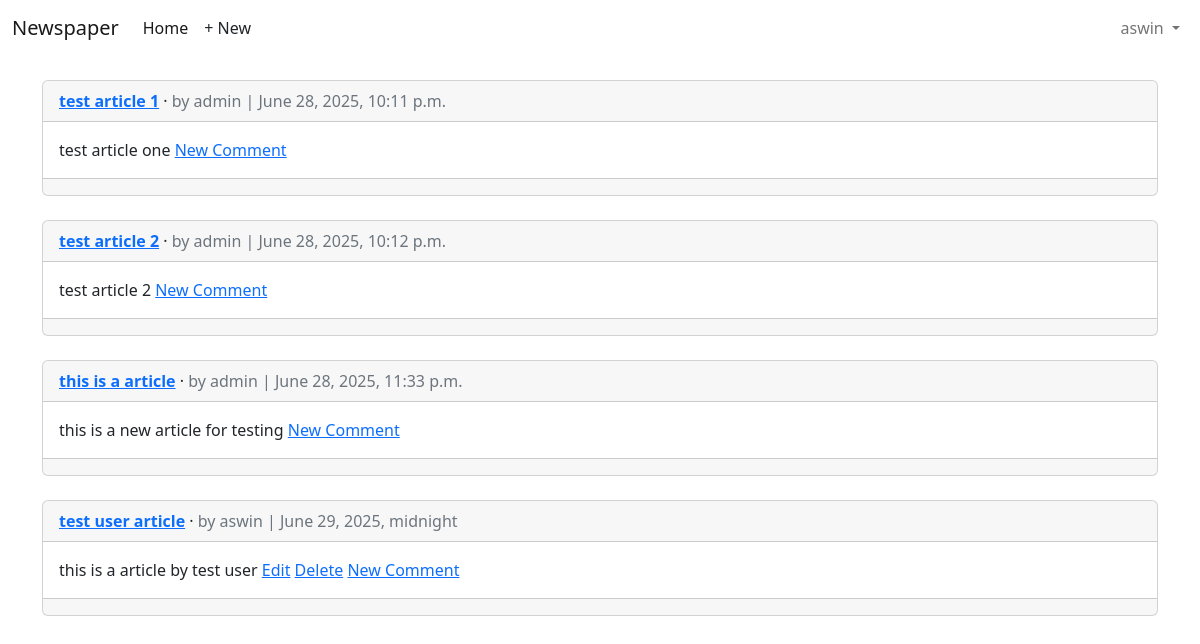
The page /articles/ (signed in) on the database as committed earlier.
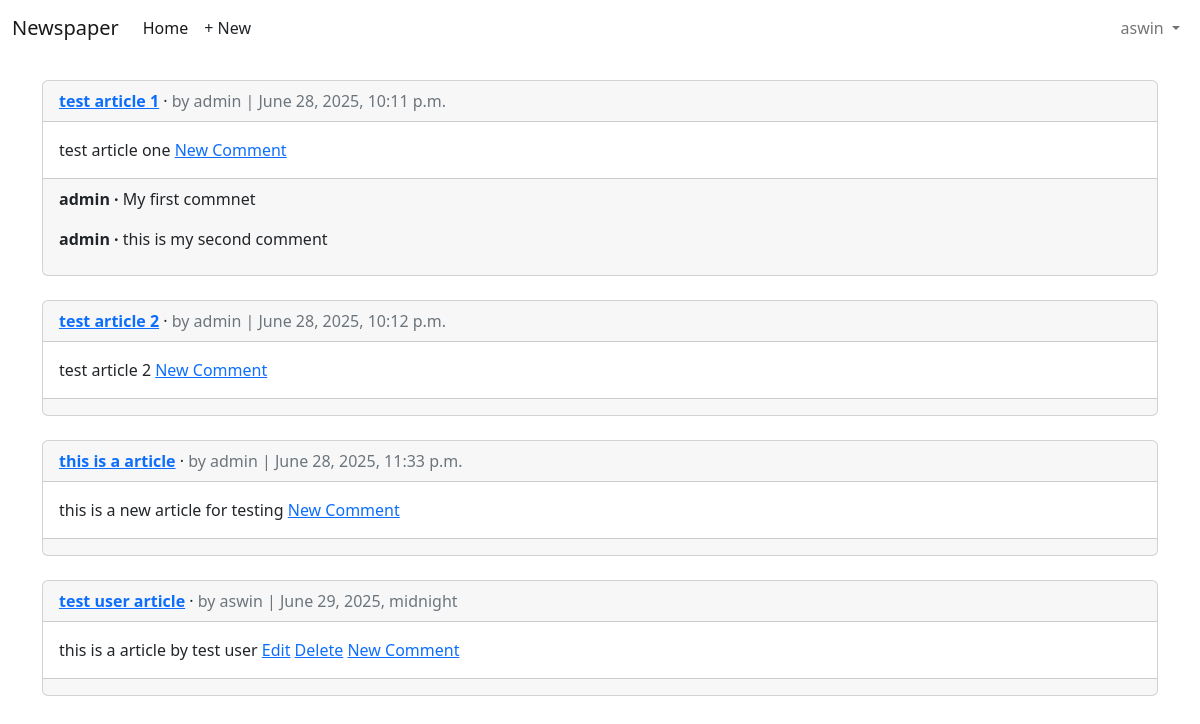
The same page on the database as committed later.
### articles/models.py (models this page shows, shortened)
class Article(models.Model):
    title = models.CharField(max_length=255)
    body = models.TextField()
    date = models.DateTimeField(auto_now_add=True)
    author = models.ForeignKey(
        settings.AUTH_USER_MODEL,
        on_delete=models.CASCADE,
    )
    def get_absolute_url(self):
        return reverse("article_detail", kwargs={"pk": self.pk})

class Comment(models.Model):
    article = models.ForeignKey(Article, on_delete=models.CASCADE)
    comment = models.CharField(max_length=140)
    author = models.ForeignKey(
    settings.AUTH_USER_MODEL,
    on_delete=models.CASCADE,
    )
    def __str__(self):
        return self.comment

### accounts/models.py (models this page shows)
class CustomUser(AbstractUser):
    age = models.PositiveIntegerField(null=True, blank=True)

### articles/views.py (the view)
# urls.py: path("", ArticleListView.as_view(), name="article_list"),
class ArticleListView(LoginRequiredMixin,ListView):
    model = Article
    template_name = "article_list.html"

### templates/article_list.html (shortened to what this page needs)
{% extends "base.html" %}
{% block content %}
{% for article in article_list %}
<div class="card">
<div class="card-header">
<span class="fw-bold">
<a href="{{ article.get_absolute_url }}">{{ article.title }}</a>
</span> &middot;
<span class="text-muted">by {{ article.author }} |
      {{ article.date }}</span>
</div>
<div class="card-body">
    {{ article.body }}
    {% if article.author.pk == request.user.pk %}
<a href="{% url 'article_edit' article.pk %}">Edit</a>
<a href="{% url 'article_delete' article.pk %}">Delete</a>
    {% endif %}
    <a href="{{ article.get_absolute_url }}">New Comment</a>
</div>
<div class="card-footer">
    {% for comment in article.comment_set.all %}
<p>
<span class="fw-bold">
        {{ comment.author }} &middot;
</span>
      {{ comment }}
</p>
    {% endfor %}
</div>
</div>
<br />
{% endfor %}
{% endblock content %}

Rows that differ between the two databases and show on the page:
added Comment: author "admin", comment "My first commnet", shown under Article "test article 1"
added Comment: author "admin", comment "this is my second comment", shown under Article "test article 1"
